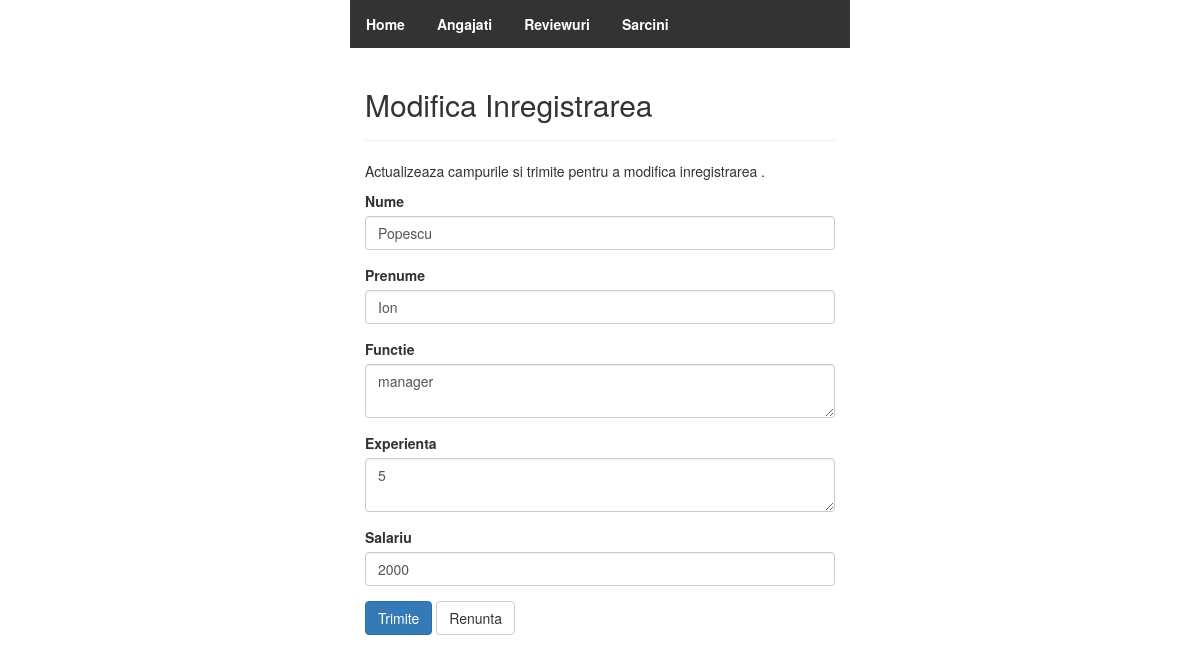
/project_php/angajati/modifica.php?id=19, run on the app's committed database.
### tables this page shows
CREATE TABLE `angajati` (
  `idangajat` bigint NOT NULL,
  `nume` varchar(45) DEFAULT NULL,
  `prenume` varchar(45) DEFAULT NULL,
  `functie` varchar(45) DEFAULT NULL,
  `experienta` int DEFAULT NULL,
  `salariu` float DEFAULT NULL
);

### project_php/angajati/modifica.php (the view, shortened to what this page needs)
<?php
require_once "../config.php";
$nume = $prenume = $functie = $experienta = $salariu = "";
$nume_err = $prenume_err = $functie_err = $experienta_err = $salariu_err = "";
if(isset($_POST["id"]) && !empty($_POST["id"])){
    $id = $_POST["id"];
    $input_name = trim($_POST["nume"]);
    if(empty($input_name)){
        $nume_err = "Completati numele.";
    } else{
        $nume = $input_name;
    }
    $input_name = trim($_POST["prenume"]);
    if(empty($input_name)){
        $prenume_err = "Completati prenumele.";
    } else{
        $prenume = $input_name;
    }
    $input = trim($_POST["functie"]);
    if(empty($input)){
        $functie_err = "Completati functia.";
    } else{
        $functie = $input;
    }
    $input = trim($_POST["experienta"]);
    if(empty($input)){
        $experinta_err = "Cmpletati experienta.";
    } else{
        $experienta = $input;
    }
    $input = trim($_POST["salariu"]);
    if(empty($input)){
        $salariu_err = "Completati salariul.";
    } elseif(!ctype_digit($input)){
        $salariu_err = "Salariul trebuie sa fie pozitiv.";
    } else{
        $salariu = $input;
    }
    if(empty($nume_err) && empty($prenume_err) && empty($salariu_err)){
        $sql = "UPDATE angajati SET nume=?, prenume=?, functie=?, experienta=?, salariu=? WHERE idangajat=?";
        if($stmt = mysqli_prepare($link, $sql)){
            mysqli_stmt_bind_param($stmt, "sssiii", $param_nume, $param_prenume, $param_functie, $param_experienta, $param_salariu, $param_id);
            $param_nume = $nume;
            $param_prenume = $prenume;
            $param_functie = $functie;
            $param_experienta = $experienta;
            $param_salariu = $salariu;
            $param_id = $id;
            if(mysqli_stmt_execute($stmt)){
                header("location: index.php");
                exit();
            } else{
                echo "EROARE: Nu se poate executa $sql. " . mysqli_error($link);
            }
        }
        mysqli_stmt_close($stmt);
    }
    mysqli_close($link);
} else{
    if(isset($_GET["id"]) && !empty(trim($_GET["id"]))){
        $sql = "SELECT * FROM angajati WHERE idangajat = ?";
        if($stmt = mysqli_prepare($link, $sql)){
            mysqli_stmt_bind_param($stmt, "i", $param_id);
            if(mysqli_stmt_execute($stmt)){
                $result = mysqli_stmt_get_result($stmt);
                if(mysqli_num_rows($result) == 1){
                    $row = mysqli_fetch_array($result, MYSQLI_ASSOC);
                    $nume = $row["nume"];
                    $prenume = $row["prenume"];
                    $functie = $row["functie"];
                    $experienta = $row["experienta"];
                    $salariu = $row["salariu"];
                } else{
                    header("location: ../eroare.php");
                    exit();
                }
            } else{
                echo "eroare sql !.";
            }
        }
    }  else{
        header("location: ../eroare.php");
        exit();
    }
}
?>
<!DOCTYPE html>
<html lang="en">
<head>
    <link rel="stylesheet" href="https://maxcdn.bootstrapcdn.com/bootstrap/3.3.7/css/bootstrap.css">
    <link rel="stylesheet" href="../main.css">
</head>
<body>
    <div class="wrapper">
        <ul>
            <li><a href="../"><strong>Home</strong></a> </li>
            <li><a href="../angajati"><strong>Angajati</strong></a> </li>
            <li><a href="../reviewuri"><strong>Reviewuri</strong></a> </li>
            <li><a href="../sarcini"><strong>Sarcini</strong></a> </li>
        </ul>
        <div class="container-fluid">
            <div class="row">
                <div class="col-md-12">
                    <div class="page-header">
                        <h2>Modifica Inregistrarea</h2>
                    </div>
                    <p>Actualizeaza campurile si trimite pentru a modifica inregistrarea .</p>
                    <form action="<?php echo htmlspecialchars(basename($_SERVER['REQUEST_URI'])); ?>" method="post">
                        <div class="form-group <?php echo (!empty($nume_err)) ? 'has-error' : ''; ?>">
                            <label>Nume</label>
                            <input name="nume" type="text" class="form-control" value="<?php echo $nume; ?>">
                        </div>
                        <div class="form-group <?php echo (!empty($prenume_err)) ? 'has-error' : ''; ?>">
                            <label>Prenume</label>
                            <input name="prenume" type="text" class="form-control" value="<?php echo $prenume; ?>">
                        </div>
                        <div class="form-group <?php echo (!empty($functie_err)) ? 'has-error' : ''; ?>">
                            <label>Functie</label>
                            <textarea name="functie" class="form-control"><?php echo $functie; ?></textarea>
                        </div>
                        <div class="form-group <?php echo (!empty($experienta_err)) ? 'has-error' : ''; ?>">
                            <label>Experienta</label>
                            <textarea name="experienta" class="form-control"><?php echo $experienta; ?></textarea>
                        </div>
                        <div class="form-group <?php echo (!empty($salary_err)) ? 'has-error' : ''; ?>">
                            <label>Salariu</label>
                            <input name="salariu" type="text" class="form-control" value="<?php echo $salariu; ?>">
                        </div>
                        <input type="submit" class="btn btn-primary" value="Trimite">
                        <a href="index.php" class="btn btn-default">Renunta</a>
                    </form>
                </div>
            </div>
        </div>
    </div>
</body>
</html>

### project_php/main.css (style rules this page uses)
.wrapper { width: 500px; margin: 0 auto; }
ul { list-style-type: none; margin: 0; padding: 0; overflow: hidden; background-color: #333; }
li { float: left }
li a { display: block; color: white; text-align: center; padding: 14px 16px; text-decoration: none }

### data on the page
angajati: nume "Popescu", prenume "Ion", functie "manager", experienta "5", salariu "2000"
